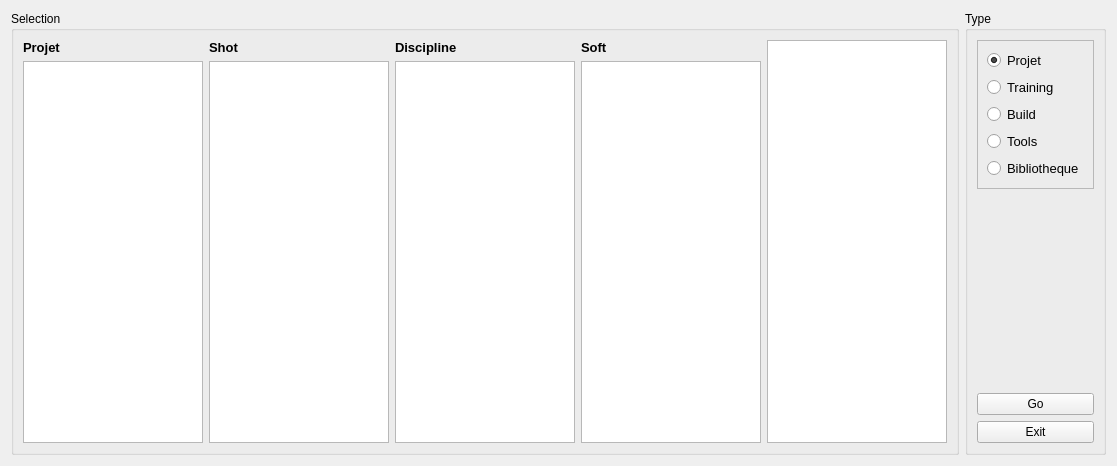
<?xml version="1.0" encoding="UTF-8"?>
<ui version="4.0">
 <class>Form_main</class>
 <widget class="QWidget" name="Form_main">
  <property name="geometry">
   <rect>
    <x>0</x>
    <y>0</y>
    <width>1117</width>
    <height>466</height>
   </rect>
  </property>
  <property name="font">
   <font>
    <family>Arial</family>
   </font>
  </property>
  <property name="windowTitle">
   <string>Form</string>
  </property>
  <layout class="QHBoxLayout" name="horizontalLayout_3">
   <item>
    <widget class="QGroupBox" name="groupBox_2">
     <property name="title">
      <string>Selection</string>
     </property>
     <layout class="QHBoxLayout" name="horizontalLayout">
      <item>
       <layout class="QVBoxLayout" name="verticalLayout_2">
        <item>
         <widget class="QLabel" name="label">
          <property name="font">
           <font>
            <family>Arial</family>
            <pointsize>10</pointsize>
            <weight>75</weight>
            <bold>true</bold>
           </font>
          </property>
          <property name="text">
           <string>Projet</string>
          </property>
         </widget>
        </item>
        <item>
         <widget class="QListWidget" name="listWidget_projet"/>
        </item>
       </layout>
      </item>
      <item>
       <layout class="QVBoxLayout" name="verticalLayout_3">
        <item>
         <widget class="QLabel" name="label_2">
          <property name="font">
           <font>
            <family>Arial</family>
            <pointsize>10</pointsize>
            <weight>75</weight>
            <bold>true</bold>
           </font>
          </property>
          <property name="text">
           <string>Shot</string>
          </property>
         </widget>
        </item>
        <item>
         <widget class="QListWidget" name="listWidget_shot"/>
        </item>
       </layout>
      </item>
      <item>
       <layout class="QVBoxLayout" name="verticalLayout_4">
        <item>
         <widget class="QLabel" name="label_3">
          <property name="font">
           <font>
            <family>Arial</family>
            <pointsize>10</pointsize>
            <weight>75</weight>
            <bold>true</bold>
           </font>
          </property>
          <property name="text">
           <string>Discipline</string>
          </property>
         </widget>
        </item>
        <item>
         <widget class="QListWidget" name="listWidget_discipline"/>
        </item>
       </layout>
      </item>
      <item>
       <layout class="QVBoxLayout" name="verticalLayout_5">
        <item>
         <widget class="QLabel" name="label_4">
          <property name="font">
           <font>
            <family>Arial</family>
            <pointsize>10</pointsize>
            <weight>75</weight>
            <bold>true</bold>
           </font>
          </property>
          <property name="text">
           <string>Soft</string>
          </property>
         </widget>
        </item>
        <item>
         <widget class="QListWidget" name="listWidget_soft"/>
        </item>
       </layout>
      </item>
      <item>
       <layout class="QVBoxLayout" name="verticalLayout_7">
        <item>
         <widget class="QListWidget" name="listWidget_file"/>
        </item>
       </layout>
      </item>
     </layout>
    </widget>
   </item>
   <item>
    <widget class="QGroupBox" name="groupBox">
     <property name="title">
      <string>Type</string>
     </property>
     <layout class="QVBoxLayout" name="verticalLayout_6">
      <item>
       <widget class="QFrame" name="frame">
        <property name="frameShape">
         <enum>QFrame::StyledPanel</enum>
        </property>
        <property name="frameShadow">
         <enum>QFrame::Raised</enum>
        </property>
        <layout class="QVBoxLayout" name="verticalLayout">
         <item>
          <widget class="QRadioButton" name="radioButton_projet">
           <property name="font">
            <font>
             <pointsize>10</pointsize>
            </font>
           </property>
           <property name="text">
            <string>Projet</string>
           </property>
           <property name="checked">
            <bool>true</bool>
           </property>
          </widget>
         </item>
         <item>
          <widget class="QRadioButton" name="radioButton_training">
           <property name="font">
            <font>
             <family>Arial</family>
             <pointsize>10</pointsize>
            </font>
           </property>
           <property name="text">
            <string>Training</string>
           </property>
           <property name="checked">
            <bool>false</bool>
           </property>
          </widget>
         </item>
         <item>
          <widget class="QRadioButton" name="radioButton_build">
           <property name="font">
            <font>
             <family>Arial</family>
             <pointsize>10</pointsize>
            </font>
           </property>
           <property name="text">
            <string>Build</string>
           </property>
          </widget>
         </item>
         <item>
          <widget class="QRadioButton" name="radioButton_tool">
           <property name="font">
            <font>
             <family>Arial</family>
             <pointsize>10</pointsize>
            </font>
           </property>
           <property name="text">
            <string>Tools</string>
           </property>
          </widget>
         </item>
         <item>
          <widget class="QRadioButton" name="radioButton_bib">
           <property name="font">
            <font>
             <family>Arial</family>
             <pointsize>10</pointsize>
            </font>
           </property>
           <property name="text">
            <string>Bibliotheque</string>
           </property>
          </widget>
         </item>
        </layout>
       </widget>
      </item>
      <item>
       <spacer name="verticalSpacer">
        <property name="orientation">
         <enum>Qt::Vertical</enum>
        </property>
        <property name="sizeHint" stdset="0">
         <size>
          <width>20</width>
          <height>40</height>
         </size>
        </property>
       </spacer>
      </item>
      <item>
       <widget class="QPushButton" name="pushButton_go">
        <property name="text">
         <string>Go</string>
        </property>
       </widget>
      </item>
      <item>
       <widget class="QPushButton" name="pushButton_exit">
        <property name="text">
         <string>Exit</string>
        </property>
        <property name="checkable">
         <bool>false</bool>
        </property>
        <property name="autoRepeat">
         <bool>false</bool>
        </property>
        <property name="default">
         <bool>false</bool>
        </property>
       </widget>
      </item>
     </layout>
    </widget>
   </item>
  </layout>
  <zorder>groupBox</zorder>
  <zorder>groupBox_2</zorder>
 </widget>
 <resources/>
 <connections/>
</ui>
